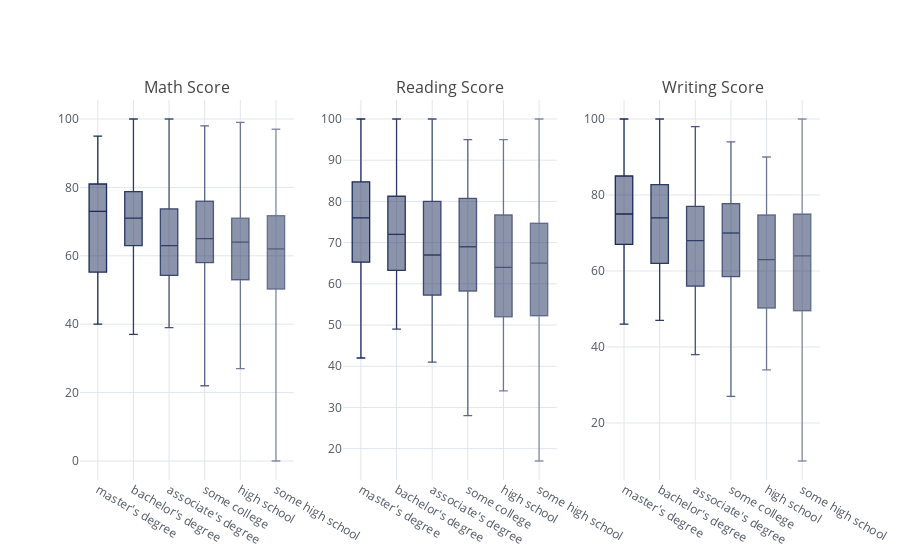

Notebook source saved alongside this figure:
### Code cell
figs_sp = cf.subplots([df_msp.figure(kind='box', color='#192a56'),
                       df_rsp.figure(kind='box', color='#192a56'),
                       df_wsp.figure(kind='box', color='#192a56')],shared_xaxes=True,subplot_titles=['Math Score','Reading Score','Writing Score'],shape=(1,3))
cf.iplot(figs_sp, legend=False)

### Figure 1 — Plotly figure (JSON) as saved in the notebook; plotly's stock layout.template omitted (floating-point values rounded to 4 significant figures)
{"data": [{"boxpoints": false, "line": {"width": 1.3}, "marker": {"color": "rgba(25, 42, 86, 1.0)"}, "name": "master's degree", "orientation": "v", "type": "box", "uid": "7c64e31f-6ea6-4da6-97df-60781116eee7", "xaxis": "x", "y": [90, 50, 46, 73, 62, 56, 62, 87, 82, 89, 49, 81, 58, 81, 52, 62, 69, 45, 80, 65, 77, 85, 79, 73, 70, 47, 55, 74, 40, 79, 77, 54, 64, 79, 61, 61, 53, 54, 84, 40, 95, 94, 81, 67, 79, 77, 52, 54, 90, 91, 71, 81, 50, 85, 73, 72, 78, 92, 88], "yaxis": "y"}, {"boxpoints": false, "line": {"width": 1.3}, "marker": {"color": "rgba(25, 42, 86, 0.8999999999999999)"}, "name": "bachelor's degree", "orientation": "v", "type": "box", "uid": "6787d7c1-4742-402f-bcf7-d72b2c0517b0", "xaxis": "x", "y": [72, 74, 67, 79, 80, 65, 65, 68, 99, 75, 78, 79, 51, 74, 58, 68, 77, 54, 96, 43, 77, 78, 82, 67, 83, 63, 80, 63, 69, 83, 73, 73, 88, 65, 66, 67, 59, 63, 83, 77, 52, 61, 49, 61, 59, 66, 64, 51, 71, 86, 37, 79, 100, 53, 75, 71, 76, 81, 55], "yaxis": "y"}, {"boxpoints": false, "line": {"width": 1.3}, "marker": {"color": "rgba(25, 42, 86, 0.7999999999999998)"}, "name": "associate's degree", "orientation": "v", "type": "box", "uid": "5378f6a4-a70e-4757-9850-7970ecde7af3", "xaxis": "x", "y": [47, 71, 58, 40, 54, 81, 74, 75, 57, 55, 58, 53, 50, 65, 55, 57, 77, 82, 52, 62, 69, 61, 39, 41, 44, 47, 72, 71, 43, 78, 85, 66, 52, 77, 54, 91, 59, 73, 100, 59, 61, 66, 82, 63, 71, 65, 65, 66, 61, 67, 69, 57, 60, 83, 87, 52, 46, 80, 84], "yaxis": "y"}, {"boxpoints": false, "line": {"width": 1.3}, "marker": {"color": "rgba(25, 42, 86, 0.7)"}, "name": "some college", "orientation": "v", "type": "box", "uid": "7e7eb3bd-e038-47b7-8f4d-f7db22510a1f", "xaxis": "x", "y": [69, 76, 88, 40, 78, 65, 44, 69, 69, 63, 40, 97, 59, 53, 53, 58, 60, 58, 63, 50, 73, 76, 58, 79, 63, 58, 79, 98, 58, 51, 55, 88, 83, 65, 87, 75, 71, 59, 42, 88, 22, 70, 60, 75, 67, 79, 46, 76, 77, 45, 65, 59, 74, 58, 35, 72, 88, 76, 54], "yaxis": "y"}, {"boxpoints": false, "line": {"width": 1.3}, "marker": {"color": "rgba(25, 42, 86, 0.5999999999999999)"}, "name": "high school", "orientation": "v", "type": "box", "uid": "3eaed00e-6218-467a-8607-53b61e488aca", "xaxis": "x", "y": [64, 38, 65, 88, 66, 70, 66, 82, 88, 33, 49, 42, 27, 71, 60, 62, 84, 63, 87, 70, 57, 66, 52, 53, 68, 72, 46, 50, 80, 55, 81, 42, 87, 34, 66, 56, 57, 73, 56, 58, 65, 68, 54, 99, 76, 69, 59, 53, 45, 78, 40, 49, 71, 67, 75, 41, 71, 58, 61], "yaxis": "y"}, {"boxpoints": false, "line": {"width": 1.3}, "marker": {"color": "rgba(25, 42, 86, 0.49999999999999983)"}, "name": "some high school", "orientation": "v", "type": "box", "uid": "48294687-d330-4fd4-8a39-9921ae87953e", "xaxis": "x", "y": [69, 18, 69, 50, 71, 0, 39, 59, 67, 45, 61, 49, 30, 61, 73, 65, 70, 51, 72, 53, 51, 76, 88, 62, 62, 94, 97, 45, 62, 48, 62, 59, 74, 80, 84, 61, 55, 86, 68, 92, 64, 75, 47, 60, 64, 44, 59, 85, 65, 37, 67, 77, 86, 63, 46, 56, 51, 43, 41], "yaxis": "y"}, {"boxpoints": false, "line": {"width": 1.3}, "marker": {"color": "rgba(25, 42, 86, 1.0)"}, "name": "master's degree", "orientation": "v", "type": "box", "uid": "55da4593-71f0-4c21-abf1-1cd75b4d6fa1", "xaxis": "x2", "y": [95, 53, 42, 74, 70, 72, 68, 100, 82, 84, 53, 92, 76, 91, 70, 68, 84, 56, 80, 81, 82, 95, 81, 70, 71, 58, 64, 79, 59, 78, 97, 59, 63, 72, 67, 71, 61, 60, 89, 58, 81, 99, 81, 57, 77, 90, 65, 64, 85, 85, 67, 86, 67, 84, 78, 66, 91, 100, 99], "yaxis": "y2"}, {"boxpoints": false, "line": {"width": 1.3}, "marker": {"color": "rgba(25, 42, 86, 0.8999999999999999)"}, "name": "bachelor's degree", "orientation": "v", "type": "box", "uid": "09747ee2-7ceb-4cfc-8a51-47ccaafe5d51", "xaxis": "x2", "y": [72, 71, 69, 74, 78, 72, 67, 74, 100, 85, 82, 92, 49, 79, 55, 75, 67, 49, 100, 51, 88, 79, 62, 86, 82, 66, 83, 75, 63, 78, 56, 79, 75, 73, 60, 61, 64, 71, 93, 94, 65, 72, 58, 66, 70, 64, 73, 72, 74, 83, 56, 89, 100, 58, 58, 76, 62, 88, 59], "yaxis": "y2"}, {"boxpoints": false, "line": {"width": 1.3}, "marker": {"color": "rgba(25, 42, 86, 0.7999999999999998)"}, "name": "associate's degree", "orientation": "v", "type": "box", "uid": "3e694985-64a0-4d3e-9abe-516c8a9189c4", "xaxis": "x2", "y": [57, 83, 54, 52, 58, 81, 81, 90, 56, 61, 73, 58, 56, 54, 65, 74, 69, 85, 55, 61, 80, 58, 64, 51, 41, 49, 64, 71, 45, 81, 91, 63, 76, 89, 53, 89, 66, 68, 100, 70, 86, 62, 78, 67, 77, 69, 67, 65, 55, 84, 77, 69, 51, 86, 85, 66, 43, 75, 80], "yaxis": "y2"}, {"boxpoints": false, "line": {"width": 1.3}, "marker": {"color": "rgba(25, 42, 86, 0.7)"}, "name": "some college", "orientation": "v", "type": "box", "uid": "514d90c3-d825-4d36-918d-d2f7a26a9754", "xaxis": "x2", "y": [90, 78, 95, 43, 72, 75, 54, 54, 74, 65, 42, 87, 65, 55, 44, 59, 72, 63, 55, 47, 80, 83, 70, 86, 72, 67, 67, 86, 67, 58, 69, 93, 80, 77, 74, 81, 61, 62, 55, 73, 39, 89, 60, 88, 75, 86, 64, 83, 62, 53, 81, 41, 81, 61, 28, 72, 95, 64, 52], "yaxis": "y2"}, {"boxpoints": false, "line": {"width": 1.3}, "marker": {"color": "rgba(25, 42, 86, 0.5999999999999999)"}, "name": "high school", "orientation": "v", "type": "box", "uid": "90685dcd-9362-4f09-ab06-948bfd54ec94", "xaxis": "x2", "y": [64, 60, 81, 89, 69, 70, 71, 84, 78, 41, 45, 39, 34, 79, 44, 55, 77, 57, 95, 55, 43, 74, 53, 51, 83, 73, 54, 50, 76, 56, 80, 62, 91, 42, 77, 68, 50, 68, 52, 70, 64, 60, 52, 93, 73, 72, 63, 52, 48, 77, 46, 57, 66, 79, 86, 46, 60, 61, 73], "yaxis": "y2"}, {"boxpoints": false, "line": {"width": 1.3}, "marker": {"color": "rgba(25, 42, 86, 0.49999999999999983)"}, "name": "some high school", "orientation": "v", "type": "box", "uid": "b08c95b0-e4de-418c-9628-e888546be3bc", "xaxis": "x2", "y": [75, 32, 73, 64, 84, 17, 39, 58, 64, 37, 57, 49, 26, 74, 86, 66, 64, 63, 68, 37, 54, 72, 84, 67, 67, 88, 100, 52, 66, 52, 64, 69, 71, 79, 83, 56, 65, 80, 72, 87, 60, 74, 49, 70, 79, 50, 42, 92, 86, 46, 89, 76, 73, 60, 41, 54, 52, 53, 55], "yaxis": "y2"}, {"boxpoints": false, "line": {"width": 1.3}, "marker": {"color": "rgba(25, 42, 86, 1.0)"}, "name": "master's degree", "orientation": "v", "type": "box", "uid": "c8fa9712-d16a-465c-a9d5-d41ef5e47264", "xaxis": "x3", "y": [93, 58, 46, 72, 75, 65, 68, 100, 74, 82, 52, 91, 78, 87, 62, 75, 85, 54, 72, 81, 91, 100, 71, 75, 74, 67, 70, 82, 54, 77, 94, 50, 66, 69, 66, 78, 68, 63, 90, 54, 84, 100, 84, 59, 75, 84, 61, 67, 84, 85, 67, 87, 73, 89, 74, 72, 96, 100, 95], "yaxis": "y3"}, {"boxpoints": false, "line": {"width": 1.3}, "marker": {"color": "rgba(25, 42, 86, 0.8999999999999999)"}, "name": "bachelor's degree", "orientation": "v", "type": "box", "uid": "04defd62-49f5-48cb-94db-9e6713122abb", "xaxis": "x3", "y": [74, 80, 75, 72, 81, 74, 62, 74, 100, 82, 79, 89, 51, 75, 48, 81, 68, 47, 100, 54, 87, 76, 62, 83, 84, 67, 83, 81, 61, 73, 57, 84, 76, 75, 57, 68, 75, 69, 95, 95, 69, 70, 60, 61, 73, 62, 70, 79, 68, 86, 47, 89, 100, 55, 62, 83, 66, 90, 54], "yaxis": "y3"}, {"boxpoints": false, "line": {"width": 1.3}, "marker": {"color": "rgba(25, 42, 86, 0.7999999999999998)"}, "name": "associate's degree", "orientation": "v", "type": "box", "uid": "d6876f74-2035-4577-99b4-ec2fb4c53bac", "xaxis": "x3", "y": [44, 78, 52, 43, 61, 79, 83, 88, 57, 54, 68, 65, 54, 57, 62, 76, 68, 86, 49, 55, 71, 56, 57, 48, 38, 50, 63, 74, 50, 82, 89, 64, 70, 98, 47, 92, 67, 66, 93, 66, 87, 64, 74, 70, 77, 70, 65, 69, 52, 86, 69, 68, 56, 88, 73, 73, 42, 77, 80], "yaxis": "y3"}, {"boxpoints": false, "line": {"width": 1.3}, "marker": {"color": "rgba(25, 42, 86, 0.7)"}, "name": "some college", "orientation": "v", "type": "box", "uid": "9d70f628-c7f3-401c-8e34-6625c88a7818", "xaxis": "x3", "y": [88, 75, 92, 39, 70, 70, 53, 55, 74, 61, 38, 82, 66, 48, 42, 58, 74, 73, 63, 54, 82, 88, 67, 92, 70, 62, 67, 90, 72, 54, 65, 93, 73, 74, 70, 84, 69, 64, 54, 78, 33, 88, 60, 85, 70, 81, 66, 79, 62, 55, 77, 42, 76, 66, 27, 71, 94, 66, 51], "yaxis": "y3"}, {"boxpoints": false, "line": {"width": 1.3}, "marker": {"color": "rgba(25, 42, 86, 0.5999999999999999)"}, "name": "high school", "orientation": "v", "type": "box", "uid": "f0d7c9b7-11a2-433b-a486-6e4e5976c482", "xaxis": "x3", "y": [67, 50, 73, 86, 63, 65, 76, 82, 75, 43, 45, 34, 36, 71, 47, 49, 74, 56, 86, 56, 47, 78, 49, 51, 78, 74, 58, 47, 65, 51, 76, 60, 81, 39, 70, 74, 54, 66, 55, 68, 62, 53, 52, 90, 68, 77, 75, 42, 46, 80, 50, 52, 65, 84, 79, 43, 61, 52, 63], "yaxis": "y3"}, {"boxpoints": false, "line": {"width": 1.3}, "marker": {"color": "rgba(25, 42, 86, 0.49999999999999983)"}, "name": "some high school", "orientation": "v", "type": "box", "uid": "bf07d809-7fc6-4d5e-a1a3-ec5f5c2074df", "xaxis": "x3", "y": [78, 28, 73, 59, 87, 10, 34, 59, 61, 37, 56, 41, 22, 72, 82, 62, 72, 61, 67, 40, 41, 71, 75, 69, 61, 78, 100, 49, 68, 45, 66, 65, 78, 79, 75, 56, 62, 75, 64, 78, 74, 69, 49, 70, 77, 51, 41, 93, 80, 46, 82, 77, 70, 57, 43, 52, 44, 53, 51], "yaxis": "y3"}], "layout": {"annotations": [{"font": {"size": 16}, "showarrow": false, "text": "Math Score", "x": 0.1444, "xanchor": "center", "xref": "paper", "y": 1, "yanchor": "bottom", "yref": "paper"}, {"font": {"size": 16}, "showarrow": false, "text": "Reading Score", "x": 0.5, "xanchor": "center", "xref": "paper", "y": 1, "yanchor": "bottom", "yref": "paper"}, {"font": {"size": 16}, "showarrow": false, "text": "Writing Score", "x": 0.8556, "xanchor": "center", "xref": "paper", "y": 1, "yanchor": "bottom", "yref": "paper"}], "legend": {"bgcolor": "#FFFFFF", "font": {"color": "#4D5663"}}, "paper_bgcolor": "#FFFFFF", "plot_bgcolor": "#FFFFFF", "showlegend": false, "title": {"font": {"color": "#4D5663"}}, "xaxis": {"anchor": "y", "domain": [0, 0.2889], "gridcolor": "#E1E5ED", "showgrid": true, "tickfont": {"color": "#4D5663"}, "title": {"font": {"color": "#4D5663"}, "text": ""}, "zerolinecolor": "#E1E5ED"}, "xaxis2": {"anchor": "y2", "domain": [0.3556, 0.6444], "gridcolor": "#E1E5ED", "showgrid": true, "tickfont": {"color": "#4D5663"}, "title": {"font": {"color": "#4D5663"}, "text": ""}, "zerolinecolor": "#E1E5ED"}, "xaxis3": {"anchor": "y3", "domain": [0.7111, 1], "gridcolor": "#E1E5ED", "showgrid": true, "tickfont": {"color": "#4D5663"}, "title": {"font": {"color": "#4D5663"}, "text": ""}, "zerolinecolor": "#E1E5ED"}, "yaxis": {"anchor": "x", "domain": [0, 1], "gridcolor": "#E1E5ED", "showgrid": true, "tickfont": {"color": "#4D5663"}, "title": {"font": {"color": "#4D5663"}, "text": ""}, "zerolinecolor": "#E1E5ED"}, "yaxis2": {"anchor": "x2", "domain": [0, 1], "gridcolor": "#E1E5ED", "showgrid": true, "tickfont": {"color": "#4D5663"}, "title": {"font": {"color": "#4D5663"}, "text": ""}, "zerolinecolor": "#E1E5ED"}, "yaxis3": {"anchor": "x3", "domain": [0, 1], "gridcolor": "#E1E5ED", "showgrid": true, "tickfont": {"color": "#4D5663"}, "title": {"font": {"color": "#4D5663"}, "text": ""}, "zerolinecolor": "#E1E5ED"}}}
